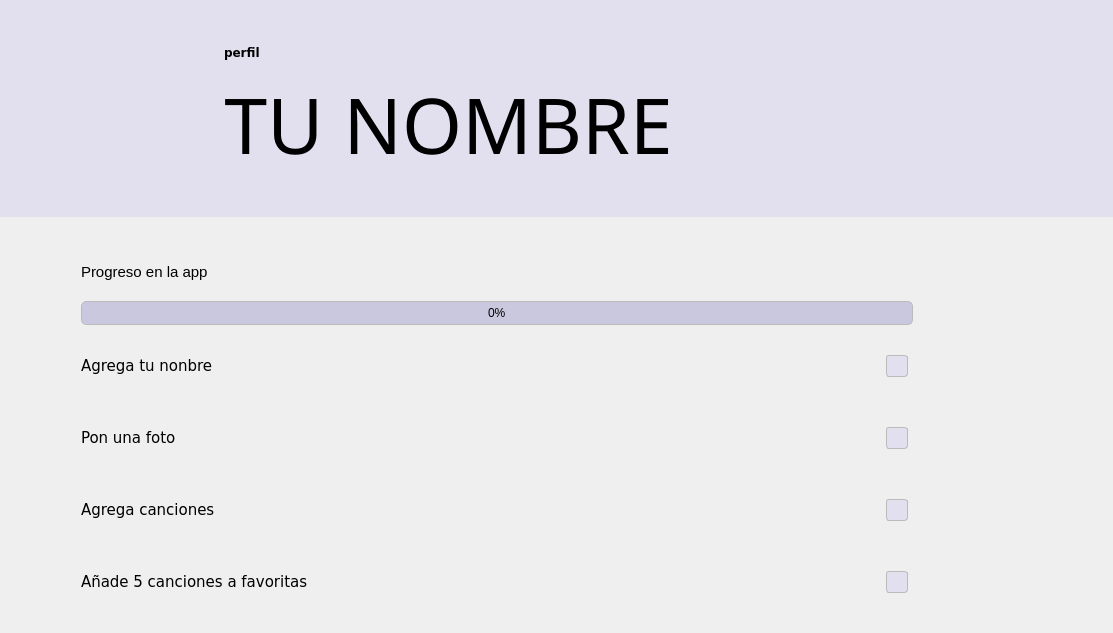
      <widget class="QWidget" name="profile_page">
       <property name="styleSheet">
        <string notr="true">QPushButton {
	border: none;
}
QCheckBox {
    spacing: 5px;
}

QCheckBox::indicator {
    width: 20px;
    height: 20px;
}

QCheckBox::indicator:unchecked {
    border: 1px solid #bbb;
    border-radius: 3px;
    background: rgb(226, 224, 239);
}

QCheckBox::indicator:unchecked:hover {
    background: rgb(216, 214, 229);
}

QCheckBox::indicator:checked {
    border: 1px solid #5c5c5c;
    border-radius: 3px;
    background: rgb(155, 129, 255);
}

</string>
       </property>
       <layout class="QGridLayout" name="gridLayout_24">
        <property name="leftMargin">
         <number>0</number>
        </property>
        <property name="topMargin">
         <number>0</number>
        </property>
        <property name="rightMargin">
         <number>0</number>
        </property>
        <property name="bottomMargin">
         <number>0</number>
        </property>
        <item row="0" column="0">
         <layout class="QGridLayout" name="gridLayout_23">
          <item row="0" column="0">
           <widget class="QWidget" name="widget" native="true">
            <property name="sizePolicy">
             <sizepolicy hsizetype="MinimumExpanding" vsizetype="Preferred">
              <horstretch>0</horstretch>
              <verstretch>0</verstretch>
             </sizepolicy>
            </property>
            <property name="styleSheet">
             <string notr="true">QWidget {
	background-color: rgb(226, 224, 239);
}</string>
            </property>
            <layout class="QGridLayout" name="gridLayout_22">
             <property name="leftMargin">
              <number>30</number>
             </property>
             <property name="topMargin">
              <number>40</number>
             </property>
             <property name="rightMargin">
              <number>40</number>
             </property>
             <property name="bottomMargin">
              <number>40</number>
             </property>
             <item row="1" column="3">
              <spacer name="horizontalSpacer">
               <property name="orientation">
                <enum>Qt::Horizontal</enum>
               </property>
               <property name="sizeType">
                <enum>QSizePolicy::Expanding</enum>
               </property>
               <property name="sizeHint" stdset="0">
                <size>
                 <width>400</width>
                 <height>20</height>
                </size>
               </property>
              </spacer>
             </item>
             <item row="0" column="1" rowspan="2">
              <widget class="QPushButton" name="boton_foto_de_perfil">
               <property name="cursor">
                <cursorShape>PointingHandCursor</cursorShape>
               </property>
               <property name="styleSheet">
                <string notr="true">border-radius: 87px;</string>
               </property>
               <property name="text">
                <string/>
               </property>
               <property name="icon">
                <iconset resource="recurses.qrc">
                 <normaloff>:/icons/icons/user 2.png</normaloff>:/icons/icons/user 2.png</iconset>
               </property>
               <property name="iconSize">
                <size>
                 <width>170</width>
                 <height>170</height>
                </size>
               </property>
               <property name="checkable">
                <bool>true</bool>
               </property>
              </widget>
             </item>
             <item row="0" column="2" rowspan="2">
              <layout class="QVBoxLayout" name="verticalLayout_2">
               <item>
                <widget class="QLabel" name="label_perfil">
                 <property name="sizePolicy">
                  <sizepolicy hsizetype="Preferred" vsizetype="Maximum">
                   <horstretch>0</horstretch>
                   <verstretch>0</verstretch>
                  </sizepolicy>
                 </property>
                 <property name="minimumSize">
                  <size>
                   <width>0</width>
                   <height>25</height>
                  </size>
                 </property>
                 <property name="font">
                  <font>
                   <family>Verdana</family>
                   <bold>true</bold>
                  </font>
                 </property>
                 <property name="text">
                  <string>perfil</string>
                 </property>
                </widget>
               </item>
               <item>
                <widget class="QPushButton" name="tu_nombre_button">
                 <property name="sizePolicy">
                  <sizepolicy hsizetype="Preferred" vsizetype="MinimumExpanding">
                   <horstretch>0</horstretch>
                   <verstretch>0</verstretch>
                  </sizepolicy>
                 </property>
                 <property name="font">
                  <font>
                   <family>Moran Demo</family>
                   <pointsize>58</pointsize>
                   <bold>false</bold>
                  </font>
                 </property>
                 <property name="cursor">
                  <cursorShape>PointingHandCursor</cursorShape>
                 </property>
                 <property name="text">
                  <string>TU NOMBRE</string>
                 </property>
                 <property name="checkable">
                  <bool>true</bool>
                 </property>
                </widget>
               </item>
              </layout>
             </item>
             <item row="0" column="0">
              <layout class="QVBoxLayout" name="verticalLayout_7">
               <item alignment="Qt::AlignLeft">
                <widget class="QPushButton" name="back_to_home_profile">
                 <property name="cursor">
                  <cursorShape>PointingHandCursor</cursorShape>
                 </property>
                 <property name="styleSheet">
                  <string notr="true">QPushButton {
	border: none;
	background: transparent;
}</string>
                 </property>
                 <property name="text">
                  <string/>
                 </property>
                 <property name="icon">
                  <iconset resource="recurses.qrc">
                   <normaloff>:/icons/icons/icons8-home-50.png</normaloff>:/icons/icons/icons8-home-50.png</iconset>
                 </property>
                 <property name="iconSize">
                  <size>
                   <width>40</width>
                   <height>40</height>
                  </size>
                 </property>
                </widget>
               </item>
               <item>
                <spacer name="horizontalSpacer_2">
                 <property name="orientation">
                  <enum>Qt::Horizontal</enum>
                 </property>
                 <property name="sizeType">
                  <enum>QSizePolicy::MinimumExpanding</enum>
                 </property>
                 <property name="sizeHint" stdset="0">
                  <size>
                   <width>150</width>
                   <height>20</height>
                  </size>
                 </property>
                </spacer>
               </item>
              </layout>
             </item>
            </layout>
           </widget>
          </item>
          <item row="1" column="0">
           <layout class="QGridLayout" name="gridLayout_3">
            <property name="spacing">
             <number>30</number>
            </property>
            <item row="0" column="1">
             <spacer name="horizontalSpacer_3">
              <property name="orientation">
               <enum>Qt::Horizontal</enum>
              </property>
              <property name="sizeType">
               <enum>QSizePolicy::Preferred</enum>
              </property>
              <property name="sizeHint" stdset="0">
               <size>
                <width>40</width>
                <height>20</height>
               </size>
              </property>
             </spacer>
            </item>
            <item row="1" column="2">
             <layout class="QGridLayout" name="gridLayout_2">
              <property name="horizontalSpacing">
               <number>20</number>
              </property>
              <property name="verticalSpacing">
               <number>50</number>
              </property>
              <item row="0" column="0">
               <widget class="QLabel" name="label_agregar_tu_nombre">
                <property name="sizePolicy">
                 <sizepolicy hsizetype="Expanding" vsizetype="Preferred">
                  <horstretch>0</horstretch>
                  <verstretch>0</verstretch>
                 </sizepolicy>
                </property>
                <property name="font">
                 <font>
                  <family>Verdana</family>
                  <pointsize>11</pointsize>
                 </font>
                </property>
                <property name="text">
                 <string>Agrega tu nonbre</string>
                </property>
               </widget>
              </item>
              <item row="0" column="1">
               <widget class="QCheckBox" name="checkbox_agrega_tu_nombre">
                <property name="text">
                 <string/>
                </property>
                <property name="checkable">
                 <bool>false</bool>
                </property>
               </widget>
              </item>
              <item row="1" column="0">
               <widget class="QLabel" name="label_pon_una_foto">
                <property name="sizePolicy">
                 <sizepolicy hsizetype="Expanding" vsizetype="Preferred">
                  <horstretch>0</horstretch>
                  <verstretch>0</verstretch>
                 </sizepolicy>
                </property>
                <property name="font">
                 <font>
                  <family>Verdana</family>
                  <pointsize>11</pointsize>
                 </font>
                </property>
                <property name="text">
                 <string>Pon una foto</string>
                </property>
               </widget>
              </item>
              <item row="1" column="1">
               <widget class="QCheckBox" name="checkbox_pon_una_foto">
                <property name="text">
                 <string/>
                </property>
                <property name="checkable">
                 <bool>false</bool>
                </property>
               </widget>
              </item>
              <item row="2" column="0">
               <widget class="QLabel" name="label_agrega_canciones">
                <property name="sizePolicy">
                 <sizepolicy hsizetype="Expanding" vsizetype="Preferred">
                  <horstretch>0</horstretch>
                  <verstretch>0</verstretch>
                 </sizepolicy>
                </property>
                <property name="font">
                 <font>
                  <family>Verdana</family>
                  <pointsize>11</pointsize>
                 </font>
                </property>
                <property name="text">
                 <string>Agrega canciones</string>
                </property>
               </widget>
              </item>
              <item row="2" column="1">
               <widget class="QCheckBox" name="checkbox_agrega_canciones">
                <property name="text">
                 <string/>
                </property>
                <property name="checkable">
                 <bool>false</bool>
                </property>
               </widget>
              </item>
              <item row="3" column="0">
               <widget class="QLabel" name="label_agrega_favoritas">
                <property name="sizePolicy">
                 <sizepolicy hsizetype="Expanding" vsizetype="Preferred">
                  <horstretch>0</horstretch>
                  <verstretch>0</verstretch>
                 </sizepolicy>
                </property>
                <property name="font">
                 <font>
                  <family>Verdana</family>
                  <pointsize>11</pointsize>
                 </font>
                </property>
                <property name="text">
                 <string>Añade 5 canciones a favoritas</string>
                </property>
               </widget>
              </item>
              <item row="3" column="1">
               <widget class="QCheckBox" name="checkbox_agrega_favoritas">
                <property name="text">
                 <string/>
                </property>
                <property name="checkable">
                 <bool>false</bool>
                </property>
               </widget>
              </item>
             </layout>
            </item>
            <item row="0" column="0" rowspan="2">
             <spacer name="verticalSpacer_7">
              <property name="orientation">
               <enum>Qt::Vertical</enum>
              </property>
              <property name="sizeHint" stdset="0">
               <size>
                <width>41</width>
                <height>228</height>
               </size>
              </property>
             </spacer>
            </item>
            <item row="0" column="2">
             <layout class="QVBoxLayout" name="verticalLayout_6">
              <property name="spacing">
               <number>20</number>
              </property>
              <item>
               <spacer name="verticalSpacer_12">
                <property name="orientation">
                 <enum>Qt::Vertical</enum>
                </property>
                <property name="sizeHint" stdset="0">
                 <size>
                  <width>20</width>
                  <height>40</height>
                 </size>
                </property>
               </spacer>
              </item>
              <item>
               <widget class="QLabel" name="label_progreso_en_la_app">
                <property name="sizePolicy">
                 <sizepolicy hsizetype="Preferred" vsizetype="Minimum">
                  <horstretch>0</horstretch>
                  <verstretch>0</verstretch>
                 </sizepolicy>
                </property>
                <property name="font">
                 <font>
                  <pointsize>11</pointsize>
                 </font>
                </property>
                <property name="text">
                 <string>Progreso en la app</string>
                </property>
               </widget>
              </item>
              <item>
               <widget class="QProgressBar" name="progressBar">
                <property name="styleSheet">
                 <string notr="true">QProgressBar {
    border: 1px solid #bbb;
    border-radius: 5px;
    text-align: center;
    background: rgb(201, 200, 222);
}

QProgressBar::chunk {
    background: qlineargradient(
        x1: 0, y1: 0, x2: 1, y2: 0,
        stop: 0 #c661ea, stop: 1 rgb(179, 159, 255)
    ); /* Gradiente horizontal */
    border-radius: 5px;
}

QProgressBar::chunk:hover {
    background: qlineargradient(
        x1: 0, y1: 0, x2: 1, y2: 0,
        stop: 0 rgb(199, 179, 255), stop: 1 rgb(179, 159, 255)
    ); /* Gradiente más claro al hacer hover */
}
</string>
                </property>
                <property name="value">
                 <number>0</number>
                </property>
               </widget>
              </item>
             </layout>
            </item>
            <item row="1" column="3">
             <spacer name="horizontalSpacer_5">
              <property name="orientation">
               <enum>Qt::Horizontal</enum>
              </property>
              <property name="sizeType">
               <enum>QSizePolicy::Fixed</enum>
              </property>
              <property name="sizeHint" stdset="0">
               <size>
                <width>200</width>
                <height>20</height>
               </size>
              </property>
             </spacer>
            </item>
           </layout>
          </item>
         </layout>
        </item>
        <item row="1" column="0">
         <spacer name="verticalSpacer_13">
          <property name="orientation">
           <enum>Qt::Vertical</enum>
          </property>
          <property name="sizeHint" stdset="0">
           <size>
            <width>20</width>
            <height>40</height>
           </size>
          </property>
         </spacer>
        </item>
       </layout>
      </widget>
